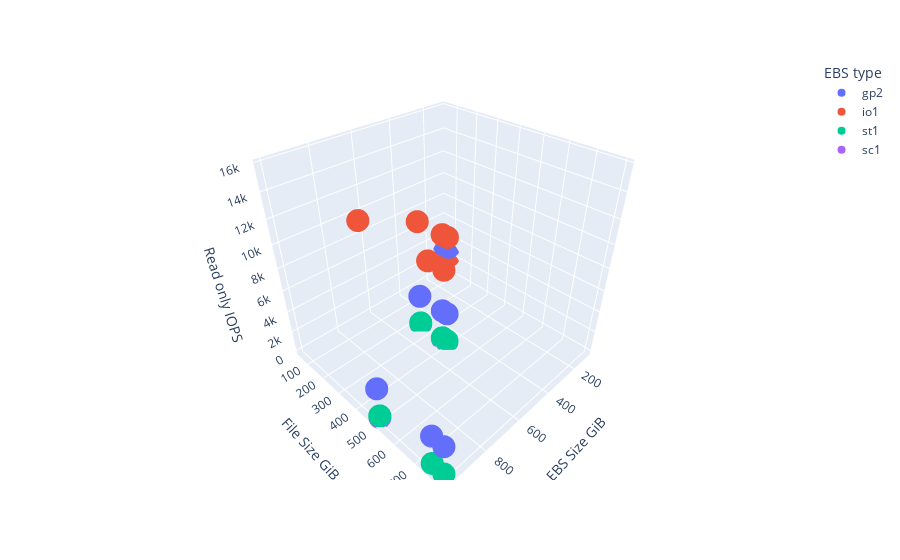
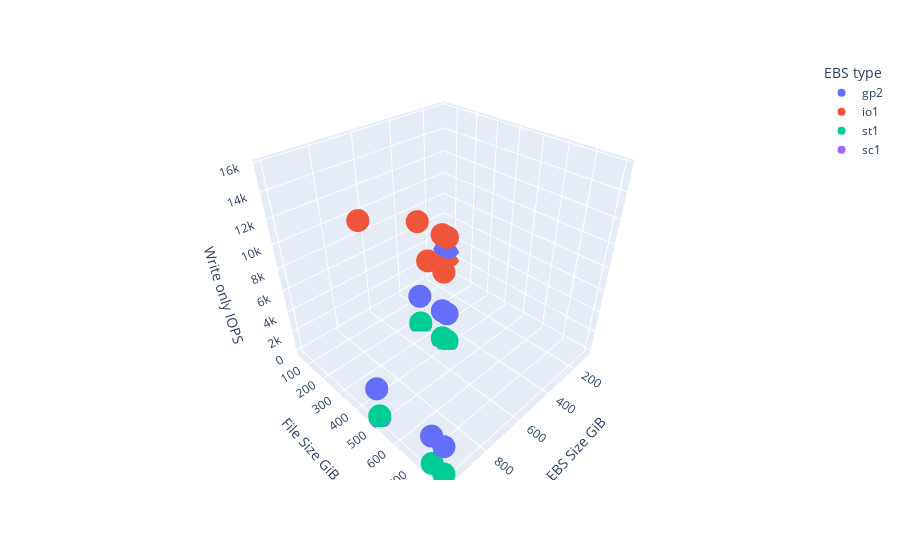
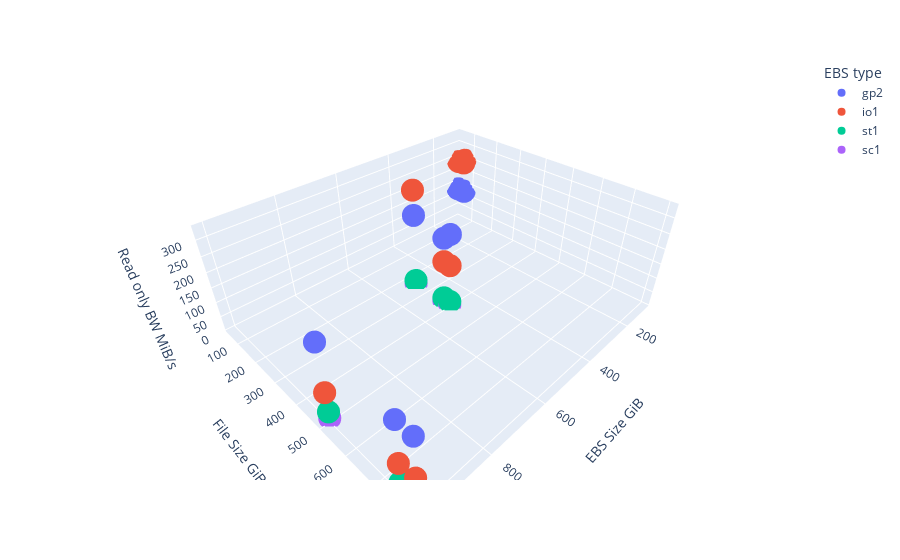
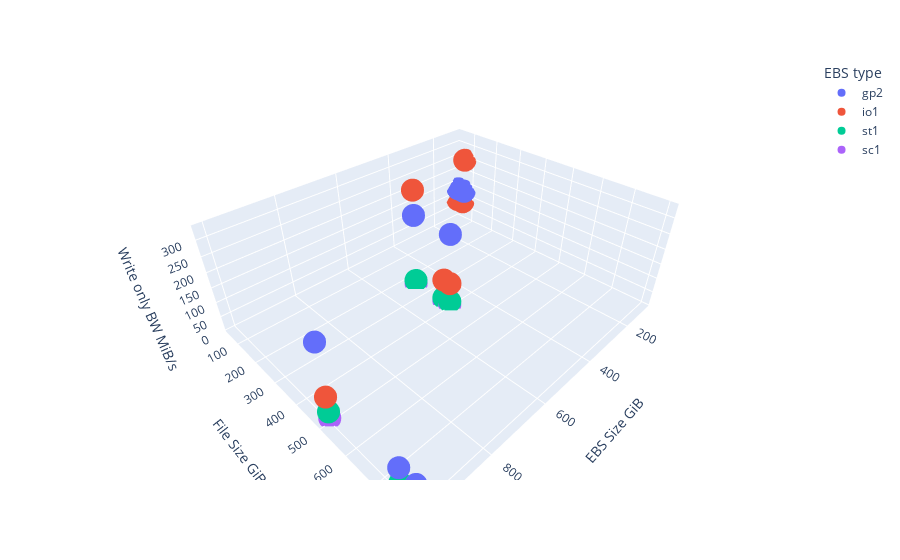

These figures' notebook cell, in order:
### Code cell
import pandas
import plotly.express

df = pandas.read_csv("./raw_data/benchmarks.csv")

for column in df.columns.T:
    if column not in ['EBS Size GiB', 'File Size GiB', 'EBS type']:
        graph = plotly.express.scatter_3d(
            df, x='EBS Size GiB', y='File Size GiB', z=column,
                      color='EBS type'
        )
        graph.show()

### Figure 1 — Plotly figure (JSON) as saved in the notebook; plotly's stock layout.template omitted (floating-point values rounded to 4 significant figures)
{"data": [{"hovertemplate": "EBS type=gp2<br>EBS Size GiB=%{x}<br>File Size GiB=%{y}<br>Read only IOPS=%{z}<extra></extra>", "legendgroup": "gp2", "marker": {"color": "#636efa", "symbol": "circle"}, "mode": "markers", "name": "gp2", "scene": "scene", "showlegend": true, "type": "scatter3d", "x": [100, 100, 100, 500, 500, 500, 1000, 1000, 1000], "y": [50, 75, 80, 250, 375, 400, 500, 750, 800], "z": [2997.0, 2997.0, 2997.0, 2997.0, 2995.0, 2998.0, 2997.0, 2998.0, 2997.0]}, {"hovertemplate": "EBS type=io1<br>EBS Size GiB=%{x}<br>File Size GiB=%{y}<br>Read only IOPS=%{z}<extra></extra>", "legendgroup": "io1", "marker": {"color": "#EF553B", "symbol": "circle"}, "mode": "markers", "name": "io1", "scene": "scene", "showlegend": true, "type": "scatter3d", "x": [100, 100, 100, 500, 500, 500, 1000, 1000, 1000], "y": [50, 75, 80, 250, 375, 400, 500, 750, 800], "z": [1997.0, 1997.0, 1997.0, 9998.0, 9998.0, 9998.0, 15700.0, 15700.0, 15700.0]}, {"hovertemplate": "EBS type=st1<br>EBS Size GiB=%{x}<br>File Size GiB=%{y}<br>Read only IOPS=%{z}<extra></extra>", "legendgroup": "st1", "marker": {"color": "#00cc96", "symbol": "circle"}, "mode": "markers", "name": "st1", "scene": "scene", "showlegend": true, "type": "scatter3d", "x": [100, 100, 100, 500, 500, 500, 1000, 1000, 1000], "y": [50, 75, 80, 250, 375, 400, 500, 750, 800], "z": [null, null, null, 128.0, 126.0, 127.0, 255.0, 255.0, 255.0]}, {"hovertemplate": "EBS type=sc1<br>EBS Size GiB=%{x}<br>File Size GiB=%{y}<br>Read only IOPS=%{z}<extra></extra>", "legendgroup": "sc1", "marker": {"color": "#ab63fa", "symbol": "circle"}, "mode": "markers", "name": "sc1", "scene": "scene", "showlegend": true, "type": "scatter3d", "x": [100, 100, 100, 500, 500, 500, 1000], "y": [50, 75, 80, 250, 375, 400, 500], "z": [null, null, null, 40.0, 40.0, 40.0, 80.0]}], "layout": {"legend": {"title": {"text": "EBS type"}, "tracegroupgap": 0}, "margin": {"t": 60}, "scene": {"domain": {"x": [0.0, 1.0], "y": [0.0, 1.0]}, "xaxis": {"title": {"text": "EBS Size GiB"}}, "yaxis": {"title": {"text": "File Size GiB"}}, "zaxis": {"title": {"text": "Read only IOPS"}}}}}

### Figure 2 — Plotly figure (JSON) as saved in the notebook; plotly's stock layout.template omitted (floating-point values rounded to 4 significant figures)
{"data": [{"hovertemplate": "EBS type=gp2<br>EBS Size GiB=%{x}<br>File Size GiB=%{y}<br>Write only IOPS=%{z}<extra></extra>", "legendgroup": "gp2", "marker": {"color": "#636efa", "symbol": "circle"}, "mode": "markers", "name": "gp2", "scene": "scene", "showlegend": true, "type": "scatter3d", "x": [100, 100, 100, 500, 500, 500, 1000, 1000, 1000], "y": [50, 75, 80, 250, 375, 400, 500, 750, 800], "z": [2997.0, 2997.0, 2997.0, 2997.0, 2997.0, 2997.0, 2997.0, 2997.0, 2997.0]}, {"hovertemplate": "EBS type=io1<br>EBS Size GiB=%{x}<br>File Size GiB=%{y}<br>Write only IOPS=%{z}<extra></extra>", "legendgroup": "io1", "marker": {"color": "#EF553B", "symbol": "circle"}, "mode": "markers", "name": "io1", "scene": "scene", "showlegend": true, "type": "scatter3d", "x": [100, 100, 100, 500, 500, 500, 1000, 1000, 1000], "y": [50, 75, 80, 250, 375, 400, 500, 750, 800], "z": [1997.0, 1997.0, 1997.0, 9998.0, 9998.0, 9998.0, 15700.0, 15700.0, 15600.0]}, {"hovertemplate": "EBS type=st1<br>EBS Size GiB=%{x}<br>File Size GiB=%{y}<br>Write only IOPS=%{z}<extra></extra>", "legendgroup": "st1", "marker": {"color": "#00cc96", "symbol": "circle"}, "mode": "markers", "name": "st1", "scene": "scene", "showlegend": true, "type": "scatter3d", "x": [100, 100, 100, 500, 500, 500, 1000, 1000, 1000], "y": [50, 75, 80, 250, 375, 400, 500, 750, 800], "z": [null, null, null, 127.0, 127.0, 127.0, 255.0, 255.0, 255.0]}, {"hovertemplate": "EBS type=sc1<br>EBS Size GiB=%{x}<br>File Size GiB=%{y}<br>Write only IOPS=%{z}<extra></extra>", "legendgroup": "sc1", "marker": {"color": "#ab63fa", "symbol": "circle"}, "mode": "markers", "name": "sc1", "scene": "scene", "showlegend": true, "type": "scatter3d", "x": [100, 100, 100, 500, 500, 500, 1000], "y": [50, 75, 80, 250, 375, 400, 500], "z": [null, null, null, 39.0, 39.0, 39.0, 80.0]}], "layout": {"legend": {"title": {"text": "EBS type"}, "tracegroupgap": 0}, "margin": {"t": 60}, "scene": {"domain": {"x": [0.0, 1.0], "y": [0.0, 1.0]}, "xaxis": {"title": {"text": "EBS Size GiB"}}, "yaxis": {"title": {"text": "File Size GiB"}}, "zaxis": {"title": {"text": "Write only IOPS"}}}}}

### Figure 3 — Plotly figure (JSON) as saved in the notebook; plotly's stock layout.template omitted (floating-point values rounded to 4 significant figures)
{"data": [{"hovertemplate": "EBS type=gp2<br>EBS Size GiB=%{x}<br>File Size GiB=%{y}<br>Read only BW MiB/s=%{z}<extra></extra>", "legendgroup": "gp2", "marker": {"color": "#636efa", "symbol": "circle"}, "mode": "markers", "name": "gp2", "scene": "scene", "showlegend": true, "type": "scatter3d", "x": [100, 100, 100, 500, 500, 500, 1000, 1000, 1000], "y": [50, 75, 80, 250, 375, 400, 500, 750, 800], "z": [128.0, 128.0, 128.0, 251.0, 228.0, 251.0, 251.0, 229.0, 229.0]}, {"hovertemplate": "EBS type=io1<br>EBS Size GiB=%{x}<br>File Size GiB=%{y}<br>Read only BW MiB/s=%{z}<extra></extra>", "legendgroup": "io1", "marker": {"color": "#EF553B", "symbol": "circle"}, "mode": "markers", "name": "io1", "scene": "scene", "showlegend": true, "type": "scatter3d", "x": [100, 100, 100, 500, 500, 500, 1000, 1000, 1000], "y": [50, 75, 80, 250, 375, 400, 500, 750, 800], "z": [236.0, 238.0, 250.0, 332.0, 149.0, 147.0, 97.8, 97.3, 104.0]}, {"hovertemplate": "EBS type=st1<br>EBS Size GiB=%{x}<br>File Size GiB=%{y}<br>Read only BW MiB/s=%{z}<extra></extra>", "legendgroup": "st1", "marker": {"color": "#00cc96", "symbol": "circle"}, "mode": "markers", "name": "st1", "scene": "scene", "showlegend": true, "type": "scatter3d", "x": [100, 100, 100, 500, 500, 500, 1000, 1000, 1000], "y": [50, 75, 80, 250, 375, 400, 500, 750, 800], "z": [null, null, null, 16.5, 16.4, 16.5, 32.5, 32.5, 32.5]}, {"hovertemplate": "EBS type=sc1<br>EBS Size GiB=%{x}<br>File Size GiB=%{y}<br>Read only BW MiB/s=%{z}<extra></extra>", "legendgroup": "sc1", "marker": {"color": "#ab63fa", "symbol": "circle"}, "mode": "markers", "name": "sc1", "scene": "scene", "showlegend": true, "type": "scatter3d", "x": [100, 100, 100, 500, 500, 500, 1000], "y": [50, 75, 80, 250, 375, 400, 500], "z": [null, null, null, 5.52, 5.5, 5.49, 10.6]}], "layout": {"legend": {"title": {"text": "EBS type"}, "tracegroupgap": 0}, "margin": {"t": 60}, "scene": {"domain": {"x": [0.0, 1.0], "y": [0.0, 1.0]}, "xaxis": {"title": {"text": "EBS Size GiB"}}, "yaxis": {"title": {"text": "File Size GiB"}}, "zaxis": {"title": {"text": "Read only BW MiB/s"}}}}}

### Figure 4 — Plotly figure (JSON) as saved in the notebook; plotly's stock layout.template omitted (floating-point values rounded to 4 significant figures)
{"data": [{"hovertemplate": "EBS type=gp2<br>EBS Size GiB=%{x}<br>File Size GiB=%{y}<br>Write only BW MiB/s=%{z}<extra></extra>", "legendgroup": "gp2", "marker": {"color": "#636efa", "symbol": "circle"}, "mode": "markers", "name": "gp2", "scene": "scene", "showlegend": true, "type": "scatter3d", "x": [100, 100, 100, 500, 500, 500, 1000, 1000, 1000], "y": [50, 75, 80, 250, 375, 400, 500, 750, 800], "z": [128.0, 128.0, 128.0, 251.0, 83.2, 251.0, 251.0, 83.2, 83.2]}, {"hovertemplate": "EBS type=io1<br>EBS Size GiB=%{x}<br>File Size GiB=%{y}<br>Write only BW MiB/s=%{z}<extra></extra>", "legendgroup": "io1", "marker": {"color": "#EF553B", "symbol": "circle"}, "mode": "markers", "name": "io1", "scene": "scene", "showlegend": true, "type": "scatter3d", "x": [100, 100, 100, 500, 500, 500, 1000, 1000, 1000], "y": [50, 75, 80, 250, 375, 400, 500, 750, 800], "z": [83.1, 83.1, 250.0, 332.0, 83.2, 83.2, 83.2, 83.1, 83.1]}, {"hovertemplate": "EBS type=st1<br>EBS Size GiB=%{x}<br>File Size GiB=%{y}<br>Write only BW MiB/s=%{z}<extra></extra>", "legendgroup": "st1", "marker": {"color": "#00cc96", "symbol": "circle"}, "mode": "markers", "name": "st1", "scene": "scene", "showlegend": true, "type": "scatter3d", "x": [100, 100, 100, 500, 500, 500, 1000, 1000, 1000], "y": [50, 75, 80, 250, 375, 400, 500, 750, 800], "z": [null, null, null, 16.5, 16.2, 16.5, 32.5, 32.5, 32.5]}, {"hovertemplate": "EBS type=sc1<br>EBS Size GiB=%{x}<br>File Size GiB=%{y}<br>Write only BW MiB/s=%{z}<extra></extra>", "legendgroup": "sc1", "marker": {"color": "#ab63fa", "symbol": "circle"}, "mode": "markers", "name": "sc1", "scene": "scene", "showlegend": true, "type": "scatter3d", "x": [100, 100, 100, 500, 500, 500, 1000], "y": [50, 75, 80, 250, 375, 400, 500], "z": [null, null, null, 5.46, 5.46, 5.46, 10.6]}], "layout": {"legend": {"title": {"text": "EBS type"}, "tracegroupgap": 0}, "margin": {"t": 60}, "scene": {"domain": {"x": [0.0, 1.0], "y": [0.0, 1.0]}, "xaxis": {"title": {"text": "EBS Size GiB"}}, "yaxis": {"title": {"text": "File Size GiB"}}, "zaxis": {"title": {"text": "Write only BW MiB/s"}}}}}
